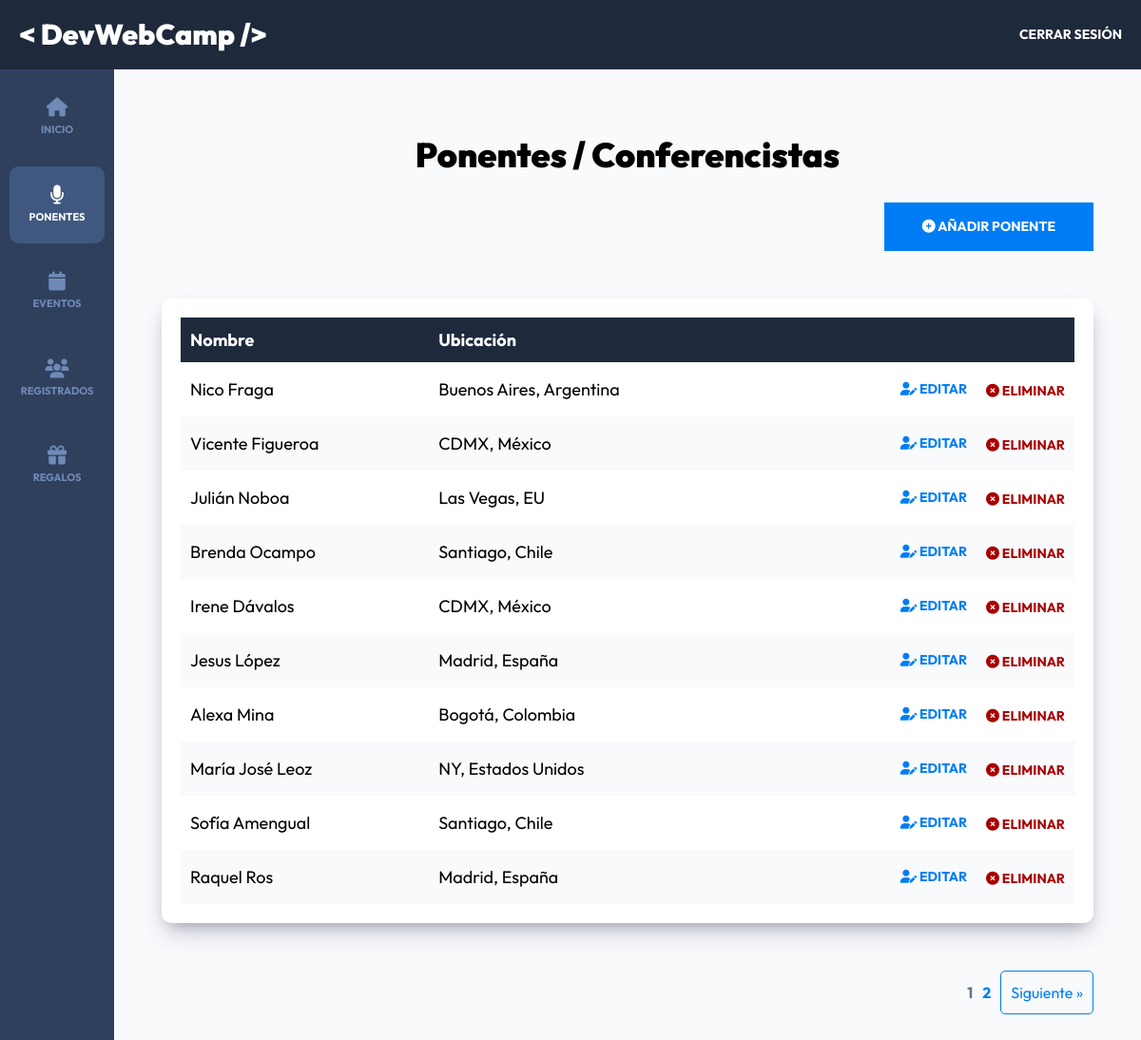
The app's page /admin/ponentes?page=1 (signed in) with its own data.
### tables this page shows
CREATE TABLE `ponentes` (
  `id` int NOT NULL AUTO_INCREMENT,
  `nombre` varchar(40) DEFAULT NULL,
  `apellido` varchar(40) DEFAULT NULL,
  `ciudad` varchar(20) DEFAULT NULL,
  `pais` varchar(20) DEFAULT NULL,
  `imagen` varchar(32) DEFAULT NULL,
  `tags` varchar(120) DEFAULT NULL,
  `redes` text,
  PRIMARY KEY (`id`)
);

### controllers/PonentesController.php (called while the page is built, shortened)
<?php
class PonentesController
{
  public static function index(Router $router)
  {
    $paginaActual = $_GET['page'];
    $paginaActual = filter_var($paginaActual, FILTER_VALIDATE_INT);
    $registrosPorPagina = 10;
    $totalRegistros = Ponente::total();
    $paginacion = new Paginacion(
      $paginaActual,
      $registrosPorPagina,
      $totalRegistros
    );
    $ponentes = Ponente::paginar($registrosPorPagina, $paginacion->offset());
    $router->render('admin/ponentes/index', [
      'titulo' => 'Ponentes / Conferencistas',
      'ponentes' => $ponentes,
      'paginacion' => $paginacion->paginacion()
    ]);
  }
}

### public/index.php (called while the page is built, shortened)
<?php
$router = new Router();
$router->get('/login', [AuthController::class, 'login']);
$router->post('/login', [AuthController::class, 'login']);
$router->post('/logout', [AuthController::class, 'logout']);
$router->get('/registro', [AuthController::class, 'registro']);
$router->post('/registro', [AuthController::class, 'registro']);
$router->get('/olvide', [AuthController::class, 'olvide']);
$router->post('/olvide', [AuthController::class, 'olvide']);
$router->get('/recuperar', [AuthController::class, 'recuperar']);
$router->post('/recuperar', [AuthController::class, 'recuperar']);
$router->get('/mensaje', [AuthController::class, 'mensaje']);
$router->get('/confirmar-cuenta', [AuthController::class, 'confirmar']);
$router->get('/', [PaginasController::class, 'index']);
$router->get('/devwebcamp', [PaginasController::class, 'evento']);
$router->get('/paquetes', [PaginasController::class, 'paquetes']);
$router->get('/workshops-conferencias', [PaginasController::class, 'conferencias']);
$router->get('/404', [PaginasController::class, 'error']);
$router->get('/finalizar-registro', [RegistroController::class, 'crear']);
$router->get('/finalizar-registro/conferencias', [RegistroController::class, 'conferencias']);
$router->post('/finalizar-registro/gratis', [RegistroController::class, 'gratis']);
$router->post('/finalizar-registro/pagar', [RegistroController::class, 'pagar']);
$router->post('/finalizar-registro/conferencias', [RegistroController::class, 'conferencias']);
$router->get('/boleto', [RegistroController::class, 'boleto']);
$router->get('/admin/dashboard', [DashboardController::class, 'index']);
$router->get('/admin/ponentes', [PonentesController::class, 'index']);
$router->get('/admin/ponentes/crear', [PonentesController::class, 'crear']);
$router->get('/admin/ponentes/editar', [PonentesController::class, 'editar']);
$router->post('/admin/ponentes/crear', [PonentesController::class, 'crear']);
$router->post('/admin/ponentes/editar', [PonentesController::class, 'editar']);
$router->post('/admin/ponentes/eliminar', [PonentesController::class, 'eliminar']);
$router->get('/admin/eventos', [EventosController::class, 'index']);
$router->get('/admin/eventos/crear', [EventosController::class, 'crear']);
$router->get('/admin/eventos/editar', [EventosController::class, 'editar']);
$router->post('/admin/eventos/crear', [EventosController::class, 'crear']);
$router->post('/admin/eventos/editar', [EventosController::class, 'editar']);
$router->post('/admin/eventos/eliminar', [EventosController::class, 'eliminar']);
$router->get('/admin/registrados', [RegistradosController::class, 'index']);
$router->get('/admin/regalos', [RegalosController::class, 'index']);
$router->get('/api/eventos-horario', [APIEventos::class, 'index']);
$router->get('/api/ponentes', [APIPonentes::class, 'index']);
$router->get('/api/ponente', [APIPonentes::class, 'ponente']);
$router->get('/api/regalos', [APIRegalos::class, 'index']);
$router->comprobarRutas();

### models/ActiveRecord.php (called while the page is built, shortened)
<?php
class ActiveRecord
{
  protected static $db;
  protected static $tabla = '';
  public static function setDB($database)
  {
    self::$db = $database;
  }
  public static function consultarSQL($query)
  {
    $resultado = self::$db->query($query);
    $array = [];
    while($registro = $resultado->fetch_assoc()) {
      $array[] = static::crearObjeto($registro);
    }
    return $array;
  }
  protected static function crearObjeto($registro)
  {
    $objeto = new static;
    foreach($registro as $key => $value ) {
      if(property_exists( $objeto, $key  )) {
        $objeto->$key = $value;
      }
    }
    return $objeto;
  }
  public static function total($columna = '', $valor = '')
  {
    $query = "SELECT COUNT(*) FROM " . static::$tabla;
    $resultado = self::$db->query($query);
    $total = $resultado->fetch_array();
    return array_shift($total);
  }
  public static function paginar($porPagina, $offset)
  {
    $query = "SELECT * FROM " . static::$tabla . " ORDER BY id DESC LIMIT {$porPagina} OFFSET {$offset} ";
    return self::consultarSQL($query);
  }
}

### views/admin/ponentes/index.php (the view, shortened to what this page needs)
<h2 class="dashboard__heading"><?php echo $titulo ?></h2>
<div class="dashboard__contenedor-boton">
  <a href="/admin/ponentes/crear" class="dashboard__boton">
    <i class="fa-solid fa-circle-plus"></i>
    Añadir Ponente
  </a>
</div>
<div class="dashboard__contenedor">
  <?php if (!empty($ponentes)): ?>
    <table class="table" aria-describedby="Listado Ponentes">
      <thead class="table__thead">
        <tr>
          <th class="table__th" scope="col">Nombre</th>
          <th class="table__th" scope="col">Ubicación</th>
          <th class="table__th" scope="col"></th>
        </tr>
      </thead>
      <tbody class="table__tbody">
        <?php foreach ($ponentes as $ponente) : ?>
          <tr class="table__tr">
            <td class="table__td">
              <?php echo $ponente->nombre . ' ' . $ponente->apellido; ?>
            </td>
            <td class="table__td">
              <?php echo $ponente->ciudad . ', ' . $ponente->pais; ?>
            </td>
            <td class="table__td--acciones">
              <a
                href="/admin/ponentes/editar?id=<?php echo $ponente->id ?>"
                class="table__accion table__accion--editar"
              >
                <i class="fa-solid fa-user-pen"></i>
                Editar
              </a>
              <form method="POST" action="/admin/ponentes/eliminar" class="table__formulario">
                <button class="table__accion table__accion--eliminar" type="submit">
                  <i class="fa-solid fa-circle-xmark"></i>
                  Eliminar
                </button>
              </form>
            </td>
          </tr>
        <?php endforeach; ?>
      </tbody>
    </table>
  <?php else : ?>
    <p class="text-center">No Hay Ponentes Registrados</p>
  <?php endif; ?>
</div>
<?php echo $paginacion ?>

### public/build/css/app.css (style rules this page uses)
.dashboard { background-color:#f8fafc;display:flex;flex-direction:column;height:100% }
@media (min-width:768px) { .dashboard__contenedor-boton { display:flex;justify-content:flex-end;margin-bottom:5rem } }
.dashboard__boton { background-color:#007df4;border:none;color:#fff;display:inline-block;font-size:1.8rem;font-size:1.4rem;font-weight:700;padding:1.5rem 4rem;text-align:center;text-transform:uppercase;transition-duration:.3s;transition-property:background-color;width:100% }
@media (min-width:768px) { .dashboard__boton { width:auto } }
.dashboard__contenedor,.dashboard__formulario { background-color:#fff;border-radius:1rem;box-shadow:0 1.3rem 2.7rem -.5rem rgba(50,50,93,.25),0 .8rem 1.6rem -.8rem rgba(0,0,0,.3);padding:2rem }
.table { border-collapse:collapse;width:100% }
.table__thead { background-color:#1e293b;color:#fff }
.table__th { padding:1rem;text-align:left }
.table__tr:nth-child(2n) { background-color:#f8fafc }
.table__td,.table__td--acciones { padding:1.5rem 1rem }
.table__td--acciones { align-items:center;display:flex;gap:2rem;justify-content:flex-end }
.table__accion { all:unset;font-size:1.4rem;font-weight:700;text-transform:uppercase }
.table__accion--editar { color:#007df4 }
.table__accion--eliminar { color:#a90000 }
*,:after,:before { box-sizing:border-box }
html { -moz-text-size-adjust:none;-webkit-text-size-adjust:none;text-size-adjust:none;font-size:10px }
blockquote,body,dd,dl,figure,h1,h2,h3,h4,p { margin:0 }
body { line-height:1.5;min-height:100vh }
button,h1,h2,h3,h4,input,label { line-height:1.1 }
h1,h2,h3,h4 { text-wrap:balance }
button,input,select,textarea { font:inherit }
html { box-sizing:border-box;font-size:62.5%;height:100% }
*,:after,:before { box-sizing:inherit }
body { font-family:Outfit,sans-serif;font-size:1.8rem }
a { text-decoration:none }
h1,h2,h3 { font-family:Outfit,sans-serif;font-weight:900;margin:2rem 0 }
h2 { font-size:3.6rem }
[class$=__heading] { font-family:Outfit,sans-serif;font-weight:900;margin:6rem 0 3rem;text-align:center }

### records on screen
ponentes: nombre "Nico", apellido "Fraga", ciudad "Buenos Aires", pais "Argentina"
ponentes: nombre "Vicente", apellido "Figueroa", ciudad "CDMX", pais "México"
ponentes: nombre "Julián", apellido "Noboa", ciudad "Las Vegas", pais "EU"
ponentes: nombre "Brenda", apellido "Ocampo", ciudad "Santiago", pais "Chile"
ponentes: nombre "Irene", apellido "Dávalos", ciudad "CDMX", pais "México"
ponentes: nombre "Jesus", apellido "López", ciudad "Madrid", pais "España"
ponentes: nombre "Alexa", apellido "Mina", ciudad "Bogotá", pais "Colombia"
ponentes: nombre "María José", apellido "Leoz", ciudad "NY", pais "Estados Unidos"
ponentes: nombre "Sofía", apellido "Amengual", ciudad "Santiago", pais "Chile"
ponentes: nombre "Raquel", apellido "Ros", ciudad "Madrid", pais "España"

### other values on screen
$titulo "Ponentes / Conferencistas"
